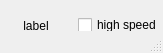
<ui version="4.0" >
 <author>(c) 2006 Fabrizio Pollastri</author>
 <class>example2</class>
 <widget class="QMainWindow" name="example2" >
  <property name="geometry" >
   <rect>
    <x>0</x>
    <y>0</y>
    <width>163</width>
    <height>53</height>
   </rect>
  </property>
  <property name="windowTitle" >
   <string>AVC Qt4 example 2</string>
  </property>
  <widget class="QWidget" name="centralwidget" >
   <widget class="QWidget" name="layoutWidget" >
    <property name="geometry" >
     <rect>
      <x>0</x>
      <y>10</y>
      <width>162</width>
      <height>31</height>
     </rect>
    </property>
    <layout class="QHBoxLayout" >
     <property name="margin" >
      <number>0</number>
     </property>
     <property name="spacing" >
      <number>6</number>
     </property>
     <item>
      <widget class="QLabel" name="counter" >
       <property name="text" >
        <string>label</string>
       </property>
       <property name="alignment" >
        <set>Qt::AlignCenter</set>
       </property>
      </widget>
     </item>
     <item>
      <widget class="QCheckBox" name="high_speed" >
       <property name="text" >
        <string>high speed</string>
       </property>
      </widget>
     </item>
    </layout>
   </widget>
  </widget>
  <widget class="QStatusBar" name="statusbar" />
 </widget>
 <includes/>
 <resources/>
 <connections/>
</ui>
